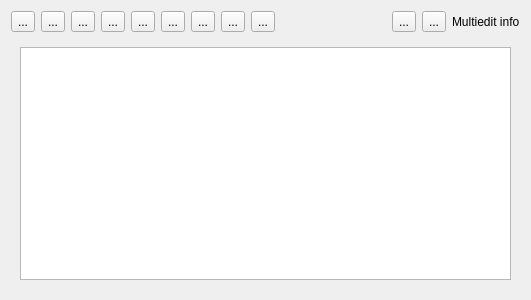
<?xml version="1.0" encoding="UTF-8"?>
<ui version="4.0">
 <class>EnhancedRelationEditorWidgetBase</class>
 <widget class="QWidget" name="EnhancedRelationEditorWidgetBase">
  <property name="geometry">
   <rect>
    <x>0</x>
    <y>0</y>
    <width>531</width>
    <height>300</height>
   </rect>
  </property>
  <property name="windowTitle">
   <string>Form</string>
  </property>
  <layout class="QGridLayout" name="gridLayout">
   <item row="1" column="0">
    <layout class="QHBoxLayout" name="horizontalLayout">
     <item>
      <widget class="QToolButton" name="mToggleEditingButton">
       <property name="text">
        <string>...</string>
       </property>
      </widget>
     </item>
     <item>
      <widget class="QToolButton" name="mSaveEditsButton">
       <property name="text">
        <string>...</string>
       </property>
      </widget>
     </item>
     <item>
      <widget class="QToolButton" name="mAddFeatureGeometryButton">
       <property name="text">
        <string>...</string>
       </property>
      </widget>
     </item>
     <item>
      <widget class="QToolButton" name="mAddFeatureButton">
       <property name="text">
        <string>...</string>
       </property>
      </widget>
     </item>
     <item>
      <widget class="QToolButton" name="mDuplicateFeatureButton">
       <property name="text">
        <string>...</string>
       </property>
      </widget>
     </item>
     <item>
      <widget class="QToolButton" name="mDeleteFeatureButton">
       <property name="text">
        <string>...</string>
       </property>
      </widget>
     </item>
     <item>
      <widget class="QToolButton" name="mLinkFeatureButton">
       <property name="text">
        <string>...</string>
       </property>
      </widget>
     </item>
     <item>
      <widget class="QToolButton" name="mUnlinkFeatureButton">
       <property name="text">
        <string>...</string>
       </property>
      </widget>
     </item>
     <item>
      <widget class="QToolButton" name="mZoomToFeatureButton">
       <property name="text">
        <string>...</string>
       </property>
      </widget>
     </item>
     <item>
      <spacer name="horizontalSpacer">
       <property name="orientation">
        <enum>Qt::Horizontal</enum>
       </property>
       <property name="sizeHint" stdset="0">
        <size>
         <width>40</width>
         <height>20</height>
        </size>
       </property>
      </spacer>
     </item>
     <item>
      <widget class="QToolButton" name="mFormViewButton">
       <property name="text">
        <string>...</string>
       </property>
      </widget>
     </item>
     <item>
      <widget class="QToolButton" name="mTableViewButton">
       <property name="text">
        <string>...</string>
       </property>
      </widget>
     </item>
     <item>
      <widget class="QLabel" name="mMultiEditInfoLabel">
       <property name="text">
        <string>Multiedit info</string>
       </property>
      </widget>
     </item>
    </layout>
   </item>
   <item row="2" column="0">
    <widget class="QStackedWidget" name="mStackedWidget">
     <widget class="QWidget" name="mMultiEditStackedWidgetPage">
      <layout class="QVBoxLayout" name="verticalLayout">
       <item>
        <widget class="QTreeWidget" name="mMultiEditTreeWidget">
         <property name="selectionMode">
          <enum>QAbstractItemView::ExtendedSelection</enum>
         </property>
         <attribute name="headerVisible">
          <bool>false</bool>
         </attribute>
         <column>
          <property name="text">
           <string notr="true">1</string>
          </property>
         </column>
        </widget>
       </item>
      </layout>
     </widget>
    </widget>
   </item>
  </layout>
 </widget>
 <resources/>
 <connections/>
</ui>
